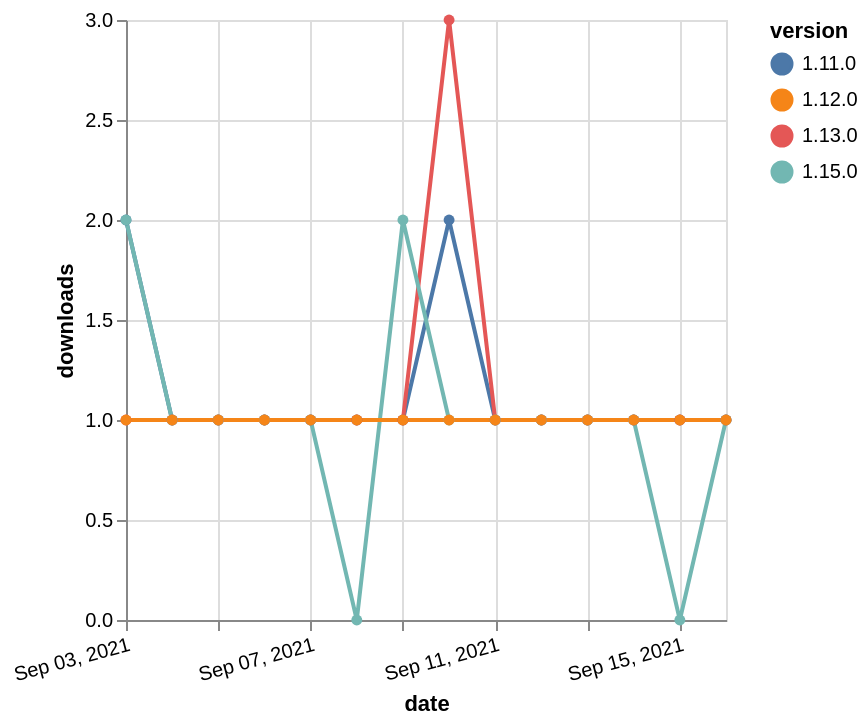

Specify this chart in Vega-Lite:
### Vega-Lite specification from a JSON file in a GitHub repository (floating-point values rounded to 4 significant figures)
{"$schema": "https://vega.github.io/schema/vega-lite/v5.json", "description": "A simple bar chart with embedded data.", "data": {"values": [{"date": "2021-09-03", "total": 219, "delta": 2, "version": "1.11.0"}, {"date": "2021-09-04", "total": 220, "delta": 1, "version": "1.11.0"}, {"date": "2021-09-05", "total": 221, "delta": 1, "version": "1.11.0"}, {"date": "2021-09-06", "total": 222, "delta": 1, "version": "1.11.0"}, {"date": "2021-09-07", "total": 223, "delta": 1, "version": "1.11.0"}, {"date": "2021-09-08", "total": 224, "delta": 1, "version": "1.11.0"}, {"date": "2021-09-09", "total": 225, "delta": 1, "version": "1.11.0"}, {"date": "2021-09-10", "total": 227, "delta": 2, "version": "1.11.0"}, {"date": "2021-09-11", "total": 228, "delta": 1, "version": "1.11.0"}, {"date": "2021-09-12", "total": 229, "delta": 1, "version": "1.11.0"}, {"date": "2021-09-13", "total": 230, "delta": 1, "version": "1.11.0"}, {"date": "2021-09-14", "total": 231, "delta": 1, "version": "1.11.0"}, {"date": "2021-09-15", "total": 232, "delta": 1, "version": "1.11.0"}, {"date": "2021-09-16", "total": 233, "delta": 1, "version": "1.11.0"}, {"date": "2021-09-03", "total": 273, "delta": 1, "version": "1.13.0"}, {"date": "2021-09-04", "total": 274, "delta": 1, "version": "1.13.0"}, {"date": "2021-09-05", "total": 275, "delta": 1, "version": "1.13.0"}, {"date": "2021-09-06", "total": 276, "delta": 1, "version": "1.13.0"}, {"date": "2021-09-07", "total": 277, "delta": 1, "version": "1.13.0"}, {"date": "2021-09-08", "total": 278, "delta": 1, "version": "1.13.0"}, {"date": "2021-09-09", "total": 279, "delta": 1, "version": "1.13.0"}, {"date": "2021-09-10", "total": 282, "delta": 3, "version": "1.13.0"}, {"date": "2021-09-11", "total": 283, "delta": 1, "version": "1.13.0"}, {"date": "2021-09-12", "total": 284, "delta": 1, "version": "1.13.0"}, {"date": "2021-09-13", "total": 285, "delta": 1, "version": "1.13.0"}, {"date": "2021-09-14", "total": 286, "delta": 1, "version": "1.13.0"}, {"date": "2021-09-15", "total": 287, "delta": 1, "version": "1.13.0"}, {"date": "2021-09-16", "total": 288, "delta": 1, "version": "1.13.0"}, {"date": "2021-09-03", "total": 112, "delta": 2, "version": "1.15.0"}, {"date": "2021-09-04", "total": 113, "delta": 1, "version": "1.15.0"}, {"date": "2021-09-05", "total": 114, "delta": 1, "version": "1.15.0"}, {"date": "2021-09-06", "total": 115, "delta": 1, "version": "1.15.0"}, {"date": "2021-09-07", "total": 116, "delta": 1, "version": "1.15.0"}, {"date": "2021-09-08", "total": 116, "delta": 0, "version": "1.15.0"}, {"date": "2021-09-09", "total": 118, "delta": 2, "version": "1.15.0"}, {"date": "2021-09-10", "total": 119, "delta": 1, "version": "1.15.0"}, {"date": "2021-09-11", "total": 120, "delta": 1, "version": "1.15.0"}, {"date": "2021-09-12", "total": 121, "delta": 1, "version": "1.15.0"}, {"date": "2021-09-13", "total": 122, "delta": 1, "version": "1.15.0"}, {"date": "2021-09-14", "total": 123, "delta": 1, "version": "1.15.0"}, {"date": "2021-09-15", "total": 123, "delta": 0, "version": "1.15.0"}, {"date": "2021-09-16", "total": 124, "delta": 1, "version": "1.15.0"}, {"date": "2021-09-03", "total": 175, "delta": 1, "version": "1.12.0"}, {"date": "2021-09-04", "total": 176, "delta": 1, "version": "1.12.0"}, {"date": "2021-09-05", "total": 177, "delta": 1, "version": "1.12.0"}, {"date": "2021-09-06", "total": 178, "delta": 1, "version": "1.12.0"}, {"date": "2021-09-07", "total": 179, "delta": 1, "version": "1.12.0"}, {"date": "2021-09-08", "total": 180, "delta": 1, "version": "1.12.0"}, {"date": "2021-09-09", "total": 181, "delta": 1, "version": "1.12.0"}, {"date": "2021-09-10", "total": 182, "delta": 1, "version": "1.12.0"}, {"date": "2021-09-11", "total": 183, "delta": 1, "version": "1.12.0"}, {"date": "2021-09-12", "total": 184, "delta": 1, "version": "1.12.0"}, {"date": "2021-09-13", "total": 185, "delta": 1, "version": "1.12.0"}, {"date": "2021-09-14", "total": 186, "delta": 1, "version": "1.12.0"}, {"date": "2021-09-15", "total": 187, "delta": 1, "version": "1.12.0"}, {"date": "2021-09-16", "total": 188, "delta": 1, "version": "1.12.0"}]}, "width": "container", "mark": {"type": "line", "point": {"filled": true}}, "encoding": {"x": {"field": "date", "type": "temporal", "timeUnit": "yearmonthdate", "title": "date", "axis": {"labelAngle": -15}}, "y": {"field": "delta", "type": "quantitative", "title": "downloads"}, "color": {"field": "version", "type": "nominal"}, "tooltip": {"field": "delta"}}}
